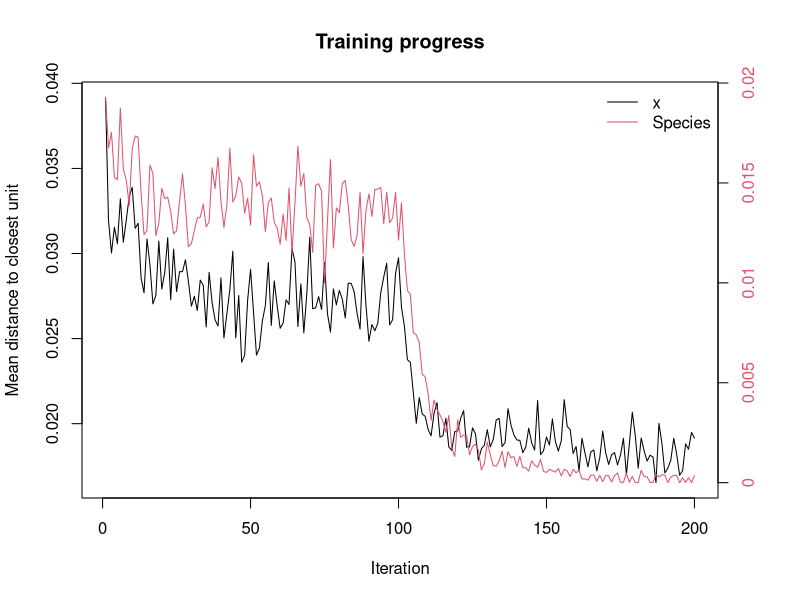
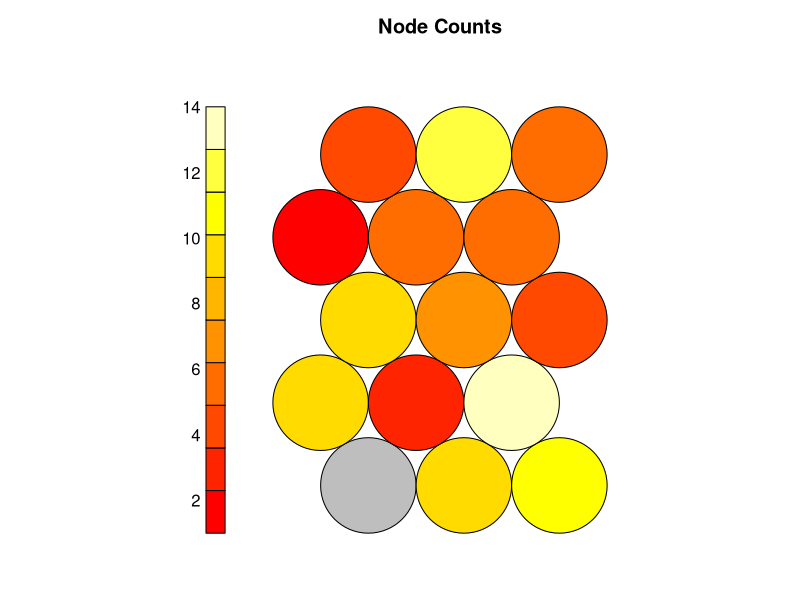
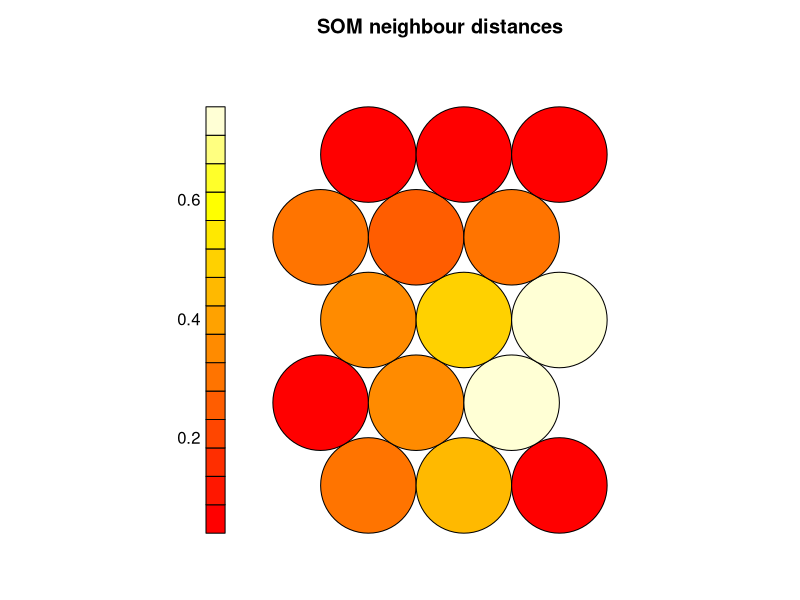
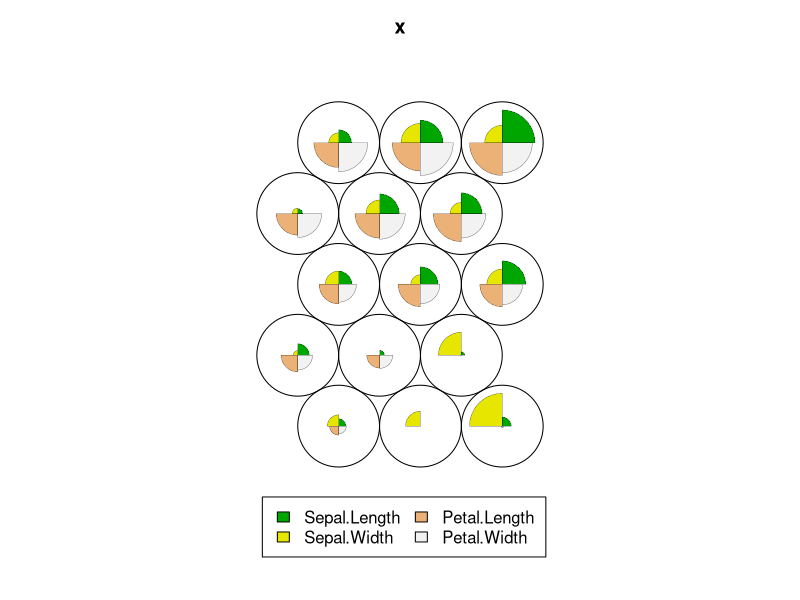
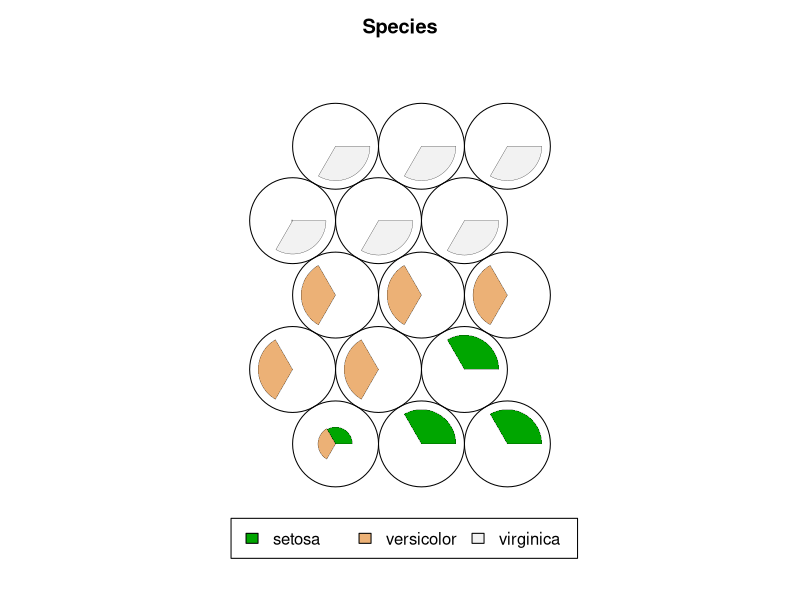

Write R code to recreate these figures, in order.
#실습코드: 
colnames(iris)
levels(iris$Species)
nrow(iris)#150
install.packages("kohonen")
library(kohonen)

train <- sample(1:150, 100) #무작위로 100개 추출 (학습데이터)
train_Set <-  list( x = as.matrix(iris[train,-5]), Species = as.factor(iris[train,5])) #학습데이터 list형
test_Set <- list(x = as.matrix(iris[-train,-5]), Species = as.factor(iris[-train,5])) #테스트 데이터 list형

train_Set

gr <- somgrid(xdim = 3, ydim = 5, topo = "hexagonal") #grid 갯수 및 모양 설정

#토폴로지(영어: topology, 문화어: 망구성방식)는 컴퓨터 네트워크의 요소들(링크, 노드 등)을 물리적으로 연결해 놓은 것

ss <- supersom(train_Set, gr, rlen = 200, alpha = c(0.05, 0.01)) #som 학습하기
ss
#실습시 나오는 som 함수 파라미터 설명
#https://www.rdocumentation.org/packages/kohonen/versions/3.0.10/topics/supersom

plot(ss, type="changes")

plot(ss, type="count", main="Node Counts")

plot(ss, type="dist.neighbours", main = "SOM neighbour distances")

plot(ss, type="codes")

test_Set$Species

test.pred <- predict(ss,  newdata = test_Set)
test.pred

test.pred$predictions$Species

table(test.pred$predictions$Species,test_Set$Species)
